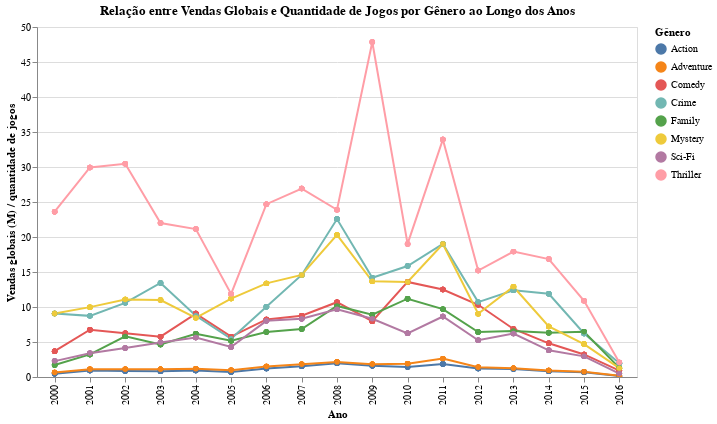

Source (notebook cell):
### Markdown cell above
### Fase 3 - chamada dos gráficos

Aqui são desenhados os gráficos criados anteriormente.

### Code cell
graph_sales.interactive()

### Figure 1 — Vega-Lite specification as saved in the notebook (floating-point values rounded to 4 significant figures; data arrays with more than 128 entries replaced by an {"elided": "..."} marker saying what was removed)
{"config": {"view": {"continuousWidth": 300, "continuousHeight": 300}}, "data": {"name": "data-2b0a3c2ce88404518a4b178f409cbf5b"}, "mark": {"type": "line", "point": true}, "encoding": {"color": {"field": "Gênero", "title": "Gênero", "type": "nominal"}, "tooltip": [{"field": "x", "title": "Ano", "type": "ordinal"}, {"field": "y", "title": "Vendas globais (M) / quantidade de jogos", "type": "quantitative"}, {"field": "Gênero", "title": "Gênero", "type": "nominal"}], "x": {"field": "x", "title": "Ano", "type": "ordinal"}, "y": {"field": "y", "title": "Vendas globais (M) / quantidade de jogos", "type": "quantitative"}}, "height": 350, "params": [{"name": "Ano", "bind": {"input": "range", "max": 2016, "min": 1980, "step": 1}, "value": 2000}, {"name": "param_1e9efca18e7a2868", "select": {"type": "interval", "encodings": ["x", "y"]}, "bind": "scales"}], "title": "Relação entre Vendas Globais e Quantidade de Jogos por Gênero ao Longo dos Anos", "transform": [{"filter": "(datum.x >= Ano)"}], "width": 600, "$schema": "https://vega.github.io/schema/vega-lite/v6.1.0.json", "datasets": {"data-2b0a3c2ce88404518a4b178f409cbf5b": {"elided": "2368 records"}}}
